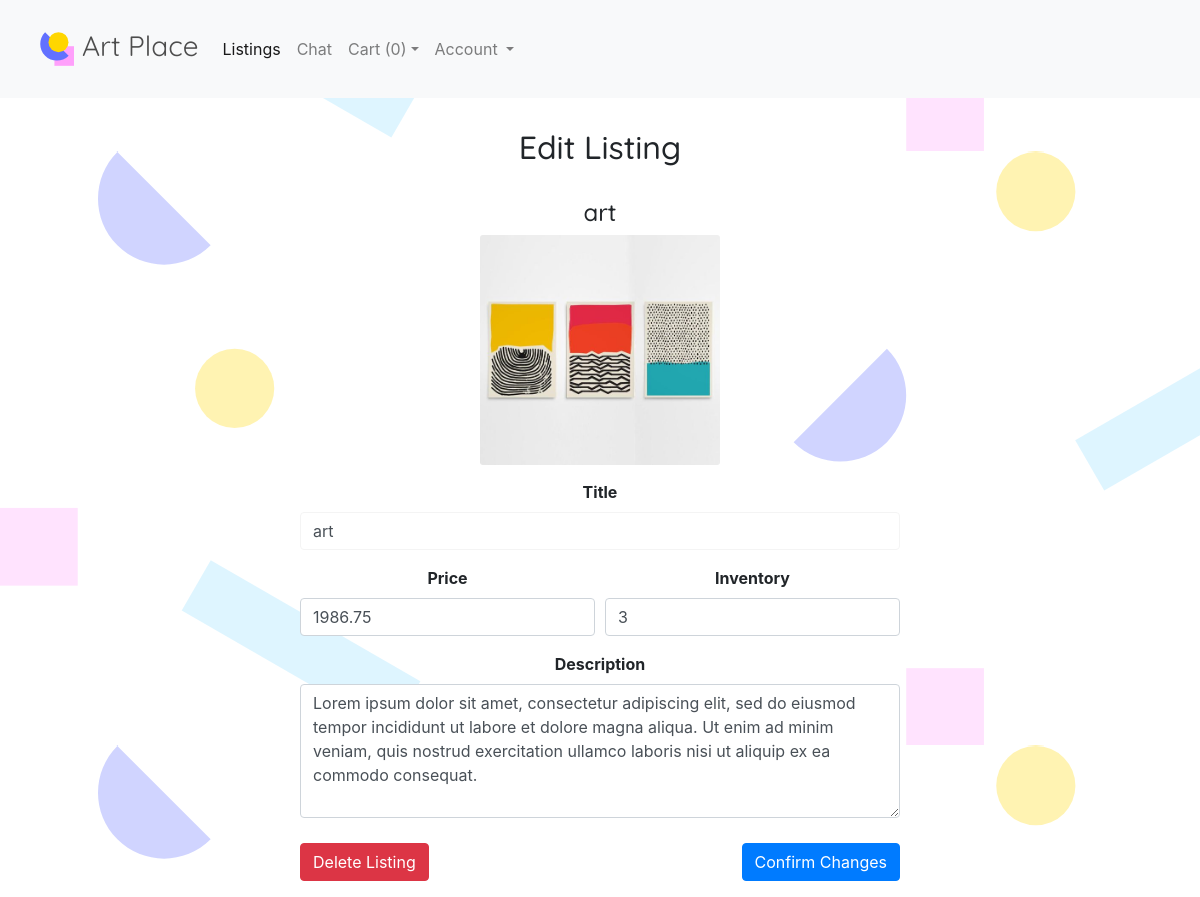
Screenshot of /listing/edit/36 (signed in) with the database file from the repository.
### listing/models.py (models this page shows, shortened)
class Listing(models.Model):
    author = models.ForeignKey(settings.AUTH_USER_MODEL, on_delete=models.CASCADE)
    title = models.CharField(max_length=256)
    file_path = models.CharField(max_length=256, null=True)
    text = models.TextField()
    price = models.DecimalField(max_digits=8, decimal_places=2, null=True)
    inventory = models.IntegerField(null=True)
    publish_date = models.DateTimeField(default=timezone.now)
    edit_date = models.DateTimeField(blank=True, null=True)

### listing/views.py (the view)
# urls.py: path('listing/edit/<int:listing_id>', views.edit_listing, name='edit_listing')
@login_required
def edit_listing(request, listing_id=None):
    if request.method == "POST":
        context = {}
        form = ListingForm(request.POST)
        context['form'] = form
        if form.is_valid():
            article = Listing.objects.get(id=listing_id)
            if 'edit' in request.POST and request.user == article.author:
                listing = ListingForm(request.POST, instance=article)
                listing.save(commit=False)
                listing.save()
            elif 'delete' in request.POST and request.user == article.author:
                article = Listing.objects.get(id=listing_id)
                article.delete()
            return redirect('/')
    else:
        listings = Listing.objects.filter(id=listing_id)
        if not listings:
            return HttpResponseNotFound('<h3>Page not found.</h3>')
        listing = listings[0]
        context = {'listing': listing}
        context['user'] = request.user
    return render(request, 'listing/edit_listing.html', context)

### listing/templates/listing/edit_listing.html (shortened to what this page needs)
{% load static %}
{% include "finalApp/header.html" %}
{% if user == listing.author %}
<center>
<h2>Edit Listing</h2>
<div class="listing-content">
<h4>{{listing.title}}</h4>
<div style="margin-bottom: 15px; width: 40%">
 <img src="{% static 'images/'|add:listing.file_path %}" class="img-responsive center-img card-img" alt="...">
</div>
<form action="" method="post" enctype="multipart/form-data">
  <div class="form-group">
    <label for="title"><b>Title</b></label>
    <input type="text" class="form-control"id="title" value="{{listing.title}}" name="title">
  </div>
  <div class="form-group">
    <div class="form-row">
      <div class="col-md-6">
        <label for="price"><b>Price</b></label>
        <input type="number" class="form-control" id="price" value="{{listing.price}}" name="price">
      </div>
      <div class="col-md-6">
        <label for="inventory"><b>Inventory</b></label>
        <input type="number" class="form-control" id="inventory" value="{{listing.inventory}}" name="inventory">
      </div>
    </div>
  </div>
  <div class="form-group">
    <label for="text"><b>Description</b></label>
    <textarea class="form-control" id="text" name="text" rows="5">{{listing.text}}</textarea>
  </div>
  <div class="option-buttons">
    <button type="submit" onclick="return confirm('Are you sure you want to delete this Listing?')" name="delete" class="btn btn-danger">Delete Listing</button>
    <button type="submit" name="edit" class="btn btn-primary">Confirm Changes</button>
  </div>
</form>
</div>
</center>
{% else %}
<center><h4>You do not have permission to edit this Listing</h4></center>
{% endif %}

### finalApp/static/css/finalApp.css (style rules this page uses)
body { background: url(bg.svg); background-repeat: repeat; background-size: contain; background-attachment: fixed; background-position: center center; font-family: 'Lato', sans-serif; color: #333333; }
h2 { font-family: 'Quicksand', sans-serif; }
h4 { font-family: 'Quicksand', sans-serif; font-size: 1.5rem; }
.listing-content { margin-top: 2rem; width: 50%; }
.btn { border-radius: 40px; padding-right:20px; padding-left:20px; }
.option-buttons { margin-top: 25px; display:flex; justify-content: space-between; }
input[type=text] { width: 100%; padding: 8px 12px; margin: 0px 8px 12px 0px; border: 1px solid #F4F4F4; border-radius: 4px; }

### rows the page displays
Listing: title "art", file_path (picture), price "1986.75", inventory "3", text "Lorem ipsum dolor sit amet, consectetur adipiscing elit, sed do eiusmod tempor incididunt ut labore et dolore magna aliqua. Ut enim ad minim veniam, quis nostrud exercitation ullamco laboris nisi ut aliquip ex ea commodo consequat."
